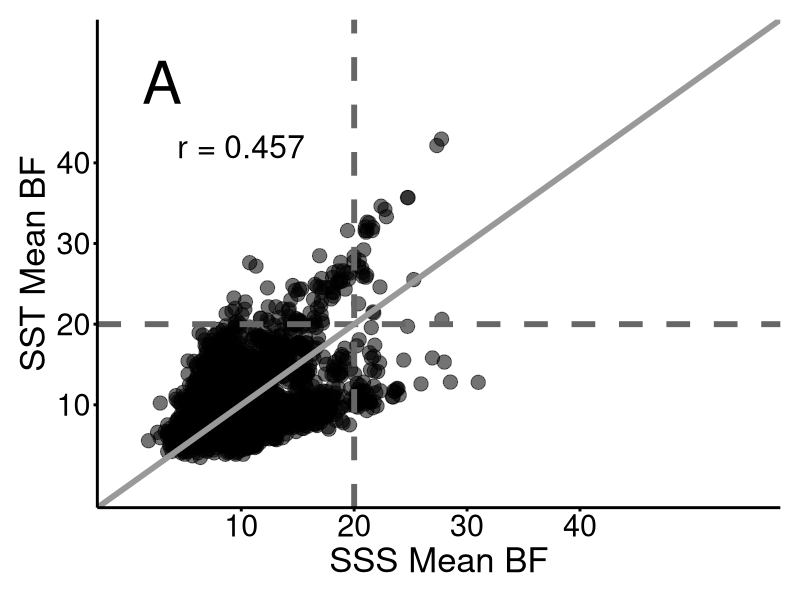
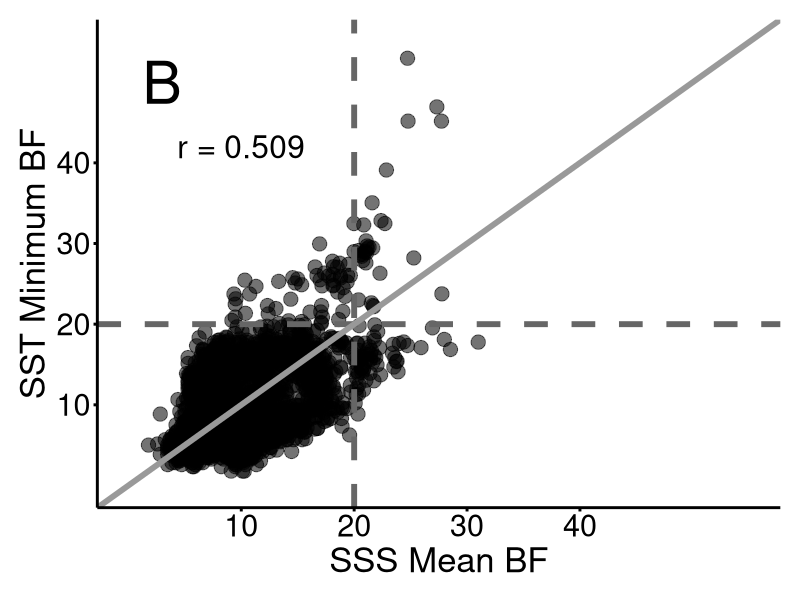
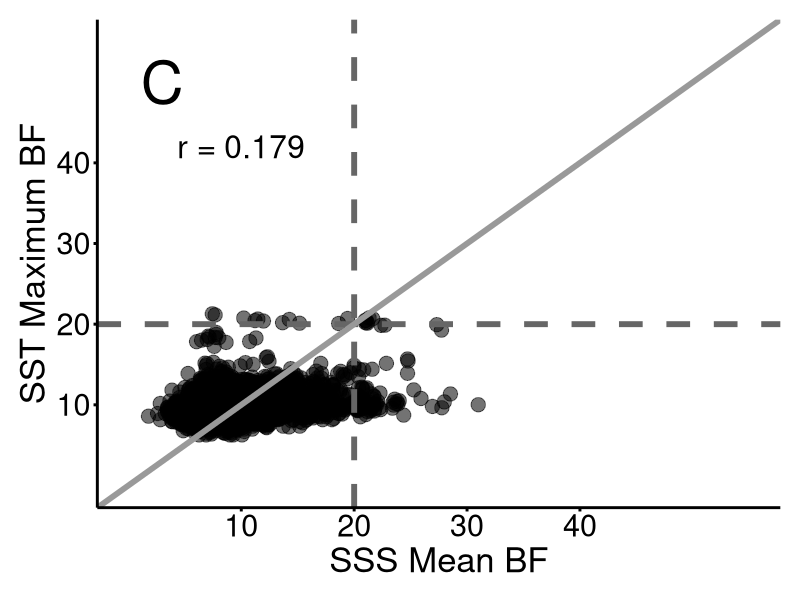
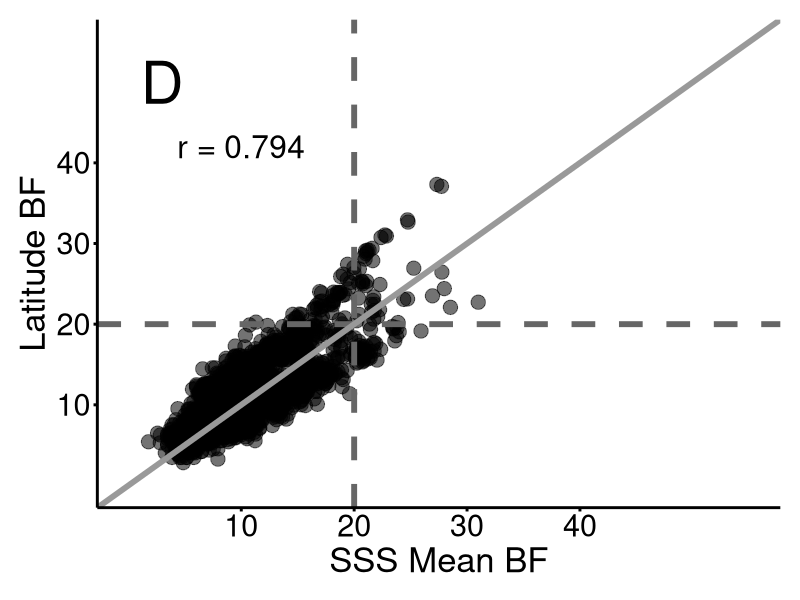
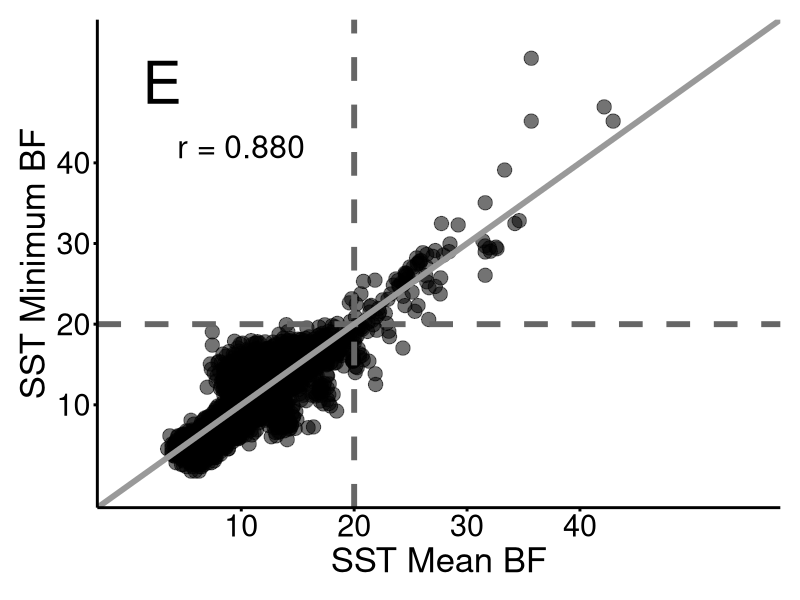
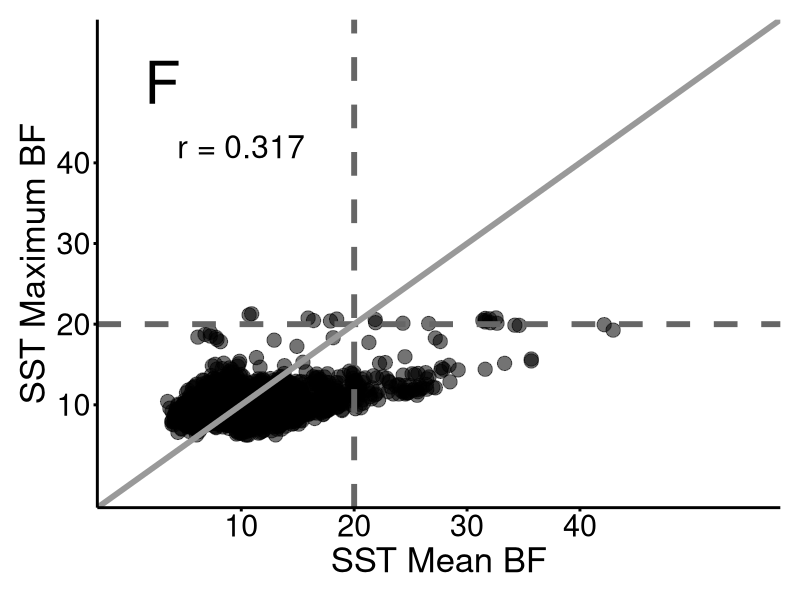
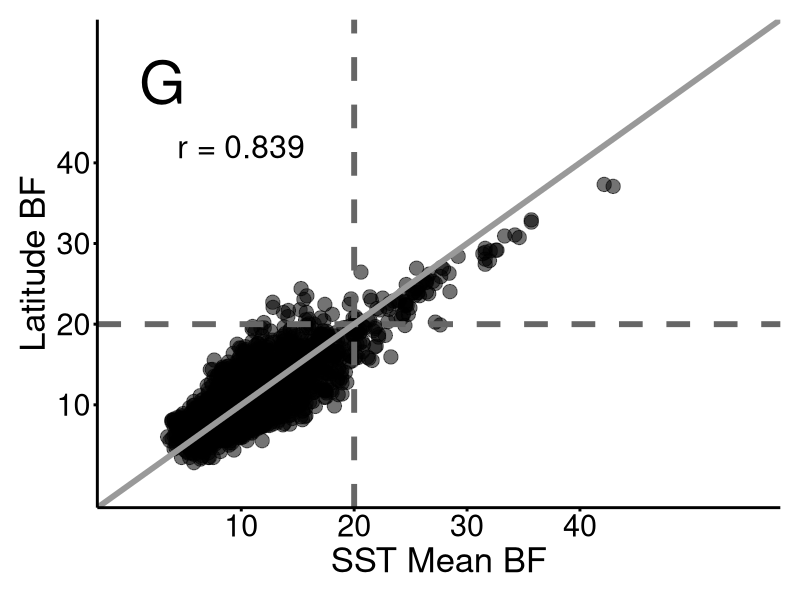
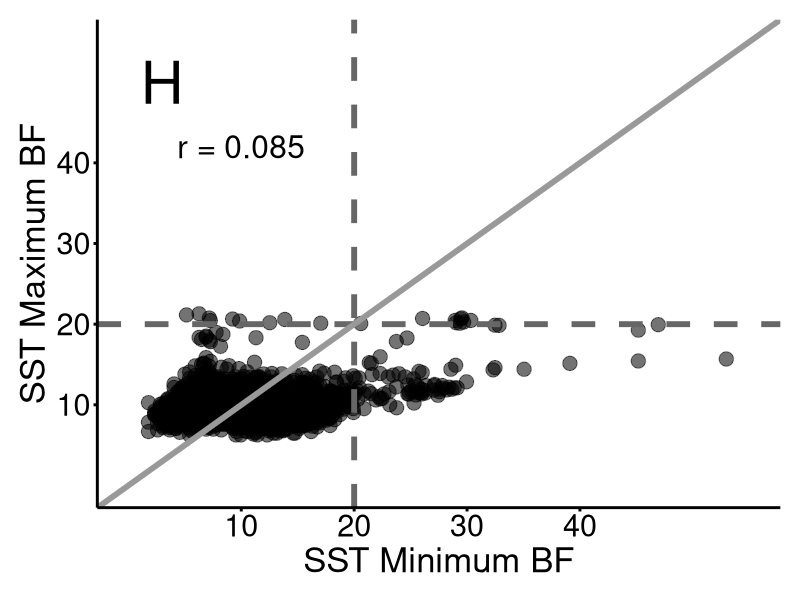

The R script that drew these images, in order: (Note: this script raises an error after producing the figures.)
############################################# Script for creating Bayes Factors Correlation Plots #################################################

#includes BFs v. BFs plots for different environmental variables
#includes BFs v. XtX plots for different environmental variables

#################################################################################################################################################

######## Set-up ########

#set working directory
setwd("C:/Users/rclar/Dropbox/Pinsky_Lab/Transcriptome_Proj/R_scripts/A_clarkii_transcriptomics/")
getwd()

remove(list = ls())

#load libraries
library(readr) #v.2.1.4
library(tidyverse) #v.2.0.0
library(gridExtra) #v.2.3

#read in data
BFs <- read_csv("Data/BF_total_mac2.csv", col_names = TRUE)

################################################################################################################################################

######## BFs scatter plots ########

#correlation statistics
SSSMean_SSTMean_r <- cor(BFs$SSS_Mean, BFs$SST_Mean) #mac2 = 0.457, mac1 = 0.413
SSSMean_SSTMin_r <- cor(BFs$SSS_Mean, BFs$SST_Min) #mac2 = 0.509, mac1 = 0.459
SSSMean_SSTMax_r <- cor(BFs$SSS_Mean, BFs$SST_Max) #mac2 = 0.179, mac1 = 0.123
SSSMean_Lat_r <- cor(BFs$SSS_Mean, BFs$Lat) #mac2 = 0.794, mac1 = 0.753
SSTMean_SSTMin_r <- cor(BFs$SST_Mean, BFs$SST_Min) #mac2 = 0.880, mac1 = 0.756
SSTMean_SSTMax_r <- cor(BFs$SST_Mean, BFs$SST_Max) #mac2 = 0.317, mac1 = 0.208
SSTMean_Lat_r <- cor(BFs$SST_Mean, BFs$Lat) #mac2 = 0.839, mac1 = 0.798
SSTMin_SSTMax_r <- cor(BFs$SST_Min, BFs$SST_Max) #mac2 = 0.085, mac1 = -0.015
SSTMin_Lat_r <- cor(BFs$SST_Min, BFs$Lat) #mac2 = 0.822, mac1 = 0.716
SSTMax_Lat_r <- cor(BFs$SST_Max, BFs$Lat) #mac2 = 0.281, mac1 = 0.200

#SSSmean v. SSTmean plot
SSSmean_SSTmean_plot <- ggplot(data = BFs, aes(x = SSS_Mean, y = SST_Mean)) + geom_point(aes(size = 0.5, alpha = 0.1)) + 
  geom_hline(yintercept = 20, size = 2, linetype = "dashed", color = "#666666") + 
  geom_vline(xintercept = 20, size = 2, linetype = "dashed", color = "#666666") + 
  geom_abline(intercept = 0, slope = 1, size = 2, color = "#999999") + 
  annotate("text", x = 10, y = 42, label = "r = 0.457", size = 8) + 
  annotate("text", x = 3, y = 50, label = "A", size = 15)
SSSmean_SSTmean_annotated_plot <- SSSmean_SSTmean_plot + labs(x = "SSS Mean BF", y = "SST Mean BF") + 
  theme_bw() + scale_y_continuous(limits = c(0, 55), breaks = c(10, 20, 30, 40)) + 
  scale_x_continuous(limits = c(0, 55), breaks = c(10, 20, 30, 40)) + 
  theme(panel.border = element_blank(), panel.grid.major = element_blank(), panel.grid.minor = element_blank(), 
        axis.line = element_line(size = 1), axis.ticks = element_line(color = "black", size = 1), 
        axis.text = element_text(size = 22, color = "black"), axis.title = element_text(size = 25), 
        legend.position = "none", plot.margin = unit(c(.5,.5,.5,.5), "cm"))
SSSmean_SSTmean_annotated_plot

#SSSmean v. SSTmin plot
SSSmean_SSTmin_plot <- ggplot(data = BFs, aes(x = SSS_Mean, y = SST_Min)) + geom_point(aes(size = 0.5, alpha = 0.1)) + 
  geom_hline(yintercept = 20, size = 2, linetype = "dashed", color = "#666666") + 
  geom_vline(xintercept = 20, size = 2, linetype = "dashed", color = "#666666") + 
  geom_abline(intercept = 0, slope = 1, size = 2, color = "#999999") + 
  annotate("text", x = 10, y = 42, label = "r = 0.509", size = 8) + 
  annotate("text", x = 3, y = 50, label = "B", size = 15)
SSSmean_SSTmin_annotated_plot <- SSSmean_SSTmin_plot + labs(x = "SSS Mean BF", y = "SST Minimum BF") + 
  theme_bw() + scale_y_continuous(limits = c(0, 55), breaks = c(10, 20, 30, 40)) + 
  scale_x_continuous(limits = c(0, 55), breaks = c(10, 20, 30, 40)) + 
  theme(panel.border = element_blank(), panel.grid.major = element_blank(), panel.grid.minor = element_blank(), 
        axis.line = element_line(size = 1), axis.ticks = element_line(color = "black", size = 1), 
        axis.text = element_text(size = 22, color = "black"), axis.title = element_text(size = 25), 
        legend.position = "none", plot.margin = unit(c(.5,.5,.5,.5), "cm"))
SSSmean_SSTmin_annotated_plot

#SSSmean v. SSTmax plot
SSSmean_SSTmax_plot <- ggplot(data = BFs, aes(x = SSS_Mean, y = SST_Max)) + geom_point(aes(size = 0.5, alpha = 0.1)) + 
  geom_hline(yintercept = 20, size = 2, linetype = "dashed", color = "#666666") + 
  geom_vline(xintercept = 20, size = 2, linetype = "dashed", color = "#666666") + 
  geom_abline(intercept = 0, slope = 1, size = 2, color = "#999999") + 
  annotate("text", x = 10, y = 42, label = "r = 0.179", size = 8) + 
  annotate("text", x = 3, y = 50, label = "C", size = 15)
SSSmean_SSTmax_annotated_plot <- SSSmean_SSTmax_plot + labs(x = "SSS Mean BF", y = "SST Maximum BF") + 
  theme_bw() + scale_y_continuous(limits = c(0, 55), breaks = c(10, 20, 30, 40)) + 
  scale_x_continuous(limits = c(0, 55), breaks = c(10, 20, 30, 40)) + 
  theme(panel.border = element_blank(), panel.grid.major = element_blank(), panel.grid.minor = element_blank(), 
        axis.line = element_line(size = 1), axis.ticks = element_line(color = "black", size = 1), 
        axis.text = element_text(size = 22, color = "black"), axis.title = element_text(size = 25), 
        legend.position = "none", plot.margin = unit(c(.5,.5,.5,.5), "cm"))
SSSmean_SSTmax_annotated_plot

#SSSmean v. Lat plot
SSSmean_Lat_plot <- ggplot(data = BFs, aes(x = SSS_Mean, y = Lat)) + geom_point(aes(size = 0.5, alpha = 0.1)) + 
  geom_hline(yintercept = 20, size = 2, linetype = "dashed", color = "#666666") + 
  geom_vline(xintercept = 20, size = 2, linetype = "dashed", color = "#666666") + 
  geom_abline(intercept = 0, slope = 1, size = 2, color = "#999999") + 
  annotate("text", x = 10, y = 42, label = "r = 0.794", size = 8) + 
  annotate("text", x = 3, y = 50, label = "D", size = 15)
SSSmean_Lat_annotated_plot <- SSSmean_Lat_plot + labs(x = "SSS Mean BF", y = "Latitude BF") + 
  theme_bw() + scale_y_continuous(limits = c(0, 55), breaks = c(10, 20, 30, 40)) + 
  scale_x_continuous(limits = c(0, 55), breaks = c(10, 20, 30, 40)) + 
  theme(panel.border = element_blank(), panel.grid.major = element_blank(), panel.grid.minor = element_blank(), 
        axis.line = element_line(size = 1), axis.ticks = element_line(color = "black", size = 1), 
        axis.text = element_text(size = 22, color = "black"), axis.title = element_text(size = 25), 
        legend.position = "none", plot.margin = unit(c(.5,.5,.5,.5), "cm"))
SSSmean_Lat_annotated_plot

#SSTmean v. SSTmin plot
SSTmean_SSTmin_plot <- ggplot(data = BFs, aes(x = SST_Mean, y = SST_Min)) + geom_point(aes(size = 0.5, alpha = 0.1)) + 
  geom_hline(yintercept = 20, size = 2, linetype = "dashed", color = "#666666") + 
  geom_vline(xintercept = 20, size = 2, linetype = "dashed", color = "#666666") + 
  geom_abline(intercept = 0, slope = 1, size = 2, color = "#999999") + 
  annotate("text", x = 10, y = 42, label = "r = 0.880", size = 8) + 
  annotate("text", x = 3, y = 50, label = "E", size = 15)
SSTmean_SSTmin_annotated_plot <- SSTmean_SSTmin_plot + labs(x = "SST Mean BF", y = "SST Minimum BF") + 
  theme_bw() + scale_y_continuous(limits = c(0, 55), breaks = c(10, 20, 30, 40)) + 
  scale_x_continuous(limits = c(0, 55), breaks = c(10, 20, 30, 40)) + 
  theme(panel.border = element_blank(), panel.grid.major = element_blank(), panel.grid.minor = element_blank(), 
        axis.line = element_line(size = 1), axis.ticks = element_line(color = "black", size = 1), 
        axis.text = element_text(size = 22, color = "black"), axis.title = element_text(size = 25), 
        legend.position = "none", plot.margin = unit(c(.5,.5,.5,.5), "cm"))
SSTmean_SSTmin_annotated_plot

#SSTmean v. SSTmax plot
SSTmean_SSTmax_plot <- ggplot(data = BFs, aes(x = SST_Mean, y = SST_Max)) + geom_point(aes(size = 0.5, alpha = 0.1)) + 
  geom_hline(yintercept = 20, size = 2, linetype = "dashed", color = "#666666") + 
  geom_vline(xintercept = 20, size = 2, linetype = "dashed", color = "#666666") + 
  geom_abline(intercept = 0, slope = 1, size = 2, color = "#999999") + 
  annotate("text", x = 10, y = 42, label = "r = 0.317", size = 8) + 
  annotate("text", x = 3, y = 50, label = "F", size = 15)
SSTmean_SSTmax_annotated_plot <- SSTmean_SSTmax_plot + labs(x = "SST Mean BF", y = "SST Maximum BF") + 
  theme_bw() + scale_y_continuous(limits = c(0, 55), breaks = c(10, 20, 30, 40)) + 
  scale_x_continuous(limits = c(0, 55), breaks = c(10, 20, 30, 40)) + 
  theme(panel.border = element_blank(), panel.grid.major = element_blank(), panel.grid.minor = element_blank(), 
        axis.line = element_line(size = 1), axis.ticks = element_line(color = "black", size = 1), 
        axis.text = element_text(size = 22, color = "black"), axis.title = element_text(size = 25), 
        legend.position = "none", plot.margin = unit(c(.5,.5,.5,.5), "cm"))
SSTmean_SSTmax_annotated_plot

#SSTmean v. Lat plot
SSTmean_Lat_plot <- ggplot(data = BFs, aes(x = SST_Mean, y = Lat)) + geom_point(aes(size = 0.5, alpha = 0.1)) + 
  geom_hline(yintercept = 20, size = 2, linetype = "dashed", color = "#666666") + 
  geom_vline(xintercept = 20, size = 2, linetype = "dashed", color = "#666666") + 
  geom_abline(intercept = 0, slope = 1, size = 2, color = "#999999") + 
  annotate("text", x = 10, y = 42, label = "r = 0.839", size = 8) + 
  annotate("text", x = 3, y = 50, label = "G", size = 15)
SSTmean_Lat_annotated_plot <- SSTmean_Lat_plot + labs(x = "SST Mean BF", y = "Latitude BF") + 
  theme_bw() + scale_y_continuous(limits = c(0, 55), breaks = c(10, 20, 30, 40)) + 
  scale_x_continuous(limits = c(0, 55), breaks = c(10, 20, 30, 40)) + 
  theme(panel.border = element_blank(), panel.grid.major = element_blank(), panel.grid.minor = element_blank(), 
        axis.line = element_line(size = 1), axis.ticks = element_line(color = "black", size = 1), 
        axis.text = element_text(size = 22, color = "black"), axis.title = element_text(size = 25), 
        legend.position = "none", plot.margin = unit(c(.5,.5,.5,.5), "cm"))
SSTmean_Lat_annotated_plot

#SSTmin v. SSTmax plot
SSTmin_SSTmax_plot <- ggplot(data = BFs, aes(x = SST_Min, y = SST_Max)) + geom_point(aes(size = 0.5, alpha = 0.1)) + 
  geom_hline(yintercept = 20, size = 2, linetype = "dashed", color = "#666666") + 
  geom_vline(xintercept = 20, size = 2, linetype = "dashed", color = "#666666") + 
  geom_abline(intercept = 0, slope = 1, size = 2, color = "#999999") + 
  annotate("text", x = 10, y = 42, label = "r = 0.085", size = 8) + 
  annotate("text", x = 3, y = 50, label = "H", size = 15)
SSTmin_SSTmax_annotated_plot <- SSTmin_SSTmax_plot + labs(x = "SST Minimum BF", y = "SST Maximum BF") + 
  theme_bw() + scale_y_continuous(limits = c(0, 55), breaks = c(10, 20, 30, 40)) + 
  scale_x_continuous(limits = c(0, 55), breaks = c(10, 20, 30, 40)) + 
  theme(panel.border = element_blank(), panel.grid.major = element_blank(), panel.grid.minor = element_blank(), 
        axis.line = element_line(size = 1), axis.ticks = element_line(color = "black", size = 1), 
        axis.text = element_text(size = 22, color = "black"), axis.title = element_text(size = 25), 
        legend.position = "none", plot.margin = unit(c(.5,.5,.5,.5), "cm"))
SSTmin_SSTmax_annotated_plot

#SSTmin v. Lat plot
SSTmin_Lat_plot <- ggplot(data = BFs, aes(x = SST_Min, y = Lat)) + geom_point(aes(size = 0.5, alpha = 0.1)) + 
  geom_hline(yintercept = 20, size = 2, linetype = "dashed", color = "#666666") + 
  geom_vline(xintercept = 20, size = 2, linetype = "dashed", color = "#666666") + 
  geom_abline(intercept = 0, slope = 1, size = 2, color = "#999999") + 
  annotate("text", x = 10, y = 42, label = "r = 0.822", size = 8) + 
  annotate("text", x = 3, y = 50, label = "I", size = 15)
SSTmin_Lat_annotated_plot <- SSTmin_Lat_plot + labs(x = "SST Minimum BF", y = "Latitude BF") + 
  theme_bw() + scale_y_continuous(limits = c(0, 55), breaks = c(10, 20, 30, 40)) + 
  scale_x_continuous(limits = c(0, 55), breaks = c(10, 20, 30, 40)) + 
  theme(panel.border = element_blank(), panel.grid.major = element_blank(), panel.grid.minor = element_blank(), 
        axis.line = element_line(size = 1), axis.ticks = element_line(color = "black", size = 1), 
        axis.text = element_text(size = 22, color = "black"), axis.title = element_text(size = 25), 
        legend.position = "none", plot.margin = unit(c(.5,.5,.5,.5), "cm"))
SSTmin_Lat_annotated_plot

#SSTmax v. Lat plot
SSTmax_Lat_plot <- ggplot(data = BFs, aes(x = SST_Max, y = Lat)) + geom_point(aes(size = 0.5, alpha = 0.1)) + 
  geom_hline(yintercept = 20, size = 2, linetype = "dashed", color = "#666666") + 
  geom_vline(xintercept = 20, size = 2, linetype = "dashed", color = "#666666") + 
  geom_abline(intercept = 0, slope = 1, size = 2, color = "#999999") + 
  annotate("text", x = 10, y = 42, label = "r = 0.281", size = 8) + 
  annotate("text", x = 3, y = 50, label = "J", size = 15)
SSTmax_Lat_annotated_plot <- SSTmax_Lat_plot + labs(x = "SST Maximum BF", y = "Latitude BF") + 
  theme_bw() + scale_y_continuous(limits = c(0, 55), breaks = c(10, 20, 30, 40)) + 
  scale_x_continuous(limits = c(0, 55), breaks = c(10, 20, 30, 40)) + 
  theme(panel.border = element_blank(), panel.grid.major = element_blank(), panel.grid.minor = element_blank(), 
        axis.line = element_line(size = 1), axis.ticks = element_line(color = "black", size = 1), 
        axis.text = element_text(size = 22, color = "black"), axis.title = element_text(size = 25), 
        legend.position = "none", plot.margin = unit(c(.5,.5,.5,.5), "cm"))
SSTmax_Lat_annotated_plot

BF_correlation_all_plot <- grid.arrange(SSSmean_SSTmean_annotated_plot, SSSmean_SSTmin_annotated_plot, 
                                       SSSmean_SSTmax_annotated_plot, SSSmean_Lat_annotated_plot, 
                                       SSTmean_SSTmin_annotated_plot, SSTmean_SSTmax_annotated_plot, 
                                       SSTmean_Lat_annotated_plot, SSTmin_SSTmax_annotated_plot, 
                                       SSTmin_Lat_annotated_plot, SSTmax_Lat_annotated_plot, ncol = 3)
BF_correlation_all_plot

###############################################################################################################################################

######## BF v. XtX scatter plots ########

#SSSmean v. XtX plot
SSSmean_XtX_plot <- ggplot(data = BFs, aes(x = SSS_Mean, y = M_XtX, color = Outlier_Status, shape = Outlier_Status)) + 
  annotate("rect", xmin = 20, xmax = Inf, ymin = 6.03, ymax = Inf, fill = "darkolivegreen", alpha = 0.4) + 
  geom_hline(yintercept = 6.03, size = 1.5, color = "#000000", linetype = "dashed") + 
  geom_vline(xintercept = 20, size = 1.5, color = "#000000", linetype = "dashed") + 
  geom_point(size = 8, alpha = 0.65) + 
  annotate("text", x = 3, y = 24, label = "A", size = 15) + 
  scale_color_manual(values = c("#999999", "#000000"), labels = c("Non-Outlier", "Outlier")) + 
  scale_shape_manual(values = c(19, 17), labels = c("Non-Outlier", "Outlier")) + 
  guides(alpha = FALSE, size = FALSE, color = guide_legend(override.aes = list(size = 8)))
SSSmean_XtX_annotated_plot <- SSSmean_XtX_plot + labs(x = "SSS Mean BF (dB)", y = "XtX") + 
  theme_bw() + scale_y_continuous(limits = c(0, 25)) + scale_x_continuous(limits = c(0, 55)) + 
  theme(panel.border = element_blank(), panel.grid.major = element_blank(), panel.grid.minor = element_blank(), 
        axis.line = element_line(size = 1), axis.ticks = element_line(color = "black", size = 1), 
        axis.text = element_text(size = 28, color = "black"), axis.title = element_text(size = 30), 
        legend.position = "none", plot.margin = unit(c(.5,.5,.75,.5), "cm"), legend.text = element_text(size = 26), 
        legend.title = element_blank())
SSSmean_XtX_annotated_plot

#SSTmean v. XtX plot
SSTmean_XtX_plot <- ggplot(data = BFs, aes(x = SST_Mean, y = M_XtX, color = Outlier_Status, shape = Outlier_Status)) + 
  annotate("rect", xmin = 20, xmax = Inf, ymin = 6.03, ymax = Inf, fill = "darkolivegreen", alpha = 0.4) + 
  geom_hline(yintercept = 6.03, size = 1.5, color = "#000000", linetype = "dashed") + 
  geom_vline(xintercept = 20, size = 1.5, color = "#000000", linetype = "dashed") + 
  geom_point(size = 8, alpha = 0.65) + 
  annotate("text", x = 3, y = 24, label = "B", size = 15) + 
  scale_color_manual(values = c("#999999", "#000000"), labels = c("Non-Outlier", "Outlier")) + 
  scale_shape_manual(values = c(19, 17), labels = c("Non-Outlier", "Outlier")) + 
  guides(alpha = FALSE, size = FALSE, color = guide_legend(override.aes = list(size = 8)))
SSTmean_XtX_annotated_plot <- SSTmean_XtX_plot + labs(x = "SST Mean BF (dB)", y = "XtX") + 
  theme_bw() + scale_y_continuous(limits = c(0, 25)) + scale_x_continuous(limits = c(0, 55)) + 
  theme(panel.border = element_blank(), panel.grid.major = element_blank(), panel.grid.minor = element_blank(), 
        axis.line = element_line(size = 1), axis.ticks = element_line(color = "black", size = 1), 
        axis.text = element_text(size = 28, color = "black"), axis.title = element_text(size = 30), 
        legend.position = "none", plot.margin = unit(c(.5,.5,.75,.5), "cm"), legend.text = element_text(size = 26), 
        legend.title = element_blank())
SSTmean_XtX_annotated_plot

#SSTmin v. XtX plot
SSTmin_XtX_plot <- ggplot(data = BFs, aes(x = SST_Min, y = M_XtX, color = Outlier_Status, shape = Outlier_Status)) + 
  annotate("rect", xmin = 20, xmax = Inf, ymin = 6.03, ymax = Inf, fill = "darkolivegreen", alpha = 0.4) + 
  geom_hline(yintercept = 6.03, size = 1.5, color = "#000000", linetype = "dashed") + 
  geom_vline(xintercept = 20, size = 1.5, color = "#000000", linetype = "dashed") + 
  geom_point(size = 8, alpha = 0.65) + 
  annotate("text", x = 3, y = 24, label = "C", size = 15) + 
  scale_color_manual(values = c("#999999", "#000000"), labels = c("Non-Outlier", "Outlier")) + 
  scale_shape_manual(values = c(19, 17), labels = c("Non-Outlier", "Outlier")) + 
  guides(alpha = FALSE, size = FALSE, color = guide_legend(override.aes = list(size = 8)))
SSTmin_XtX_annotated_plot <- SSTmin_XtX_plot + labs(x = "SST Min BF (dB)", y = "XtX") + 
  theme_bw() + scale_y_continuous(limits = c(0, 25)) + scale_x_continuous(limits = c(0, 55)) + 
  theme(panel.border = element_blank(), panel.grid.major = element_blank(), panel.grid.minor = element_blank(), 
        axis.line = element_line(size = 1), axis.ticks = element_line(color = "black", size = 1), 
        axis.text = element_text(size = 28, color = "black"), axis.title = element_text(size = 30), 
        legend.position = "none", plot.margin = unit(c(.5,.5,.75,.5), "cm"), legend.text = element_text(size = 26), 
        legend.title = element_blank())
SSTmin_XtX_annotated_plot

#SSTmax v. XtX plot
SSTmax_XtX_plot <- ggplot(data = BFs, aes(x = SST_Max, y = M_XtX, color = Outlier_Status, shape = Outlier_Status)) + 
  annotate("rect", xmin = 20, xmax = Inf, ymin = 6.03, ymax = Inf, fill = "darkolivegreen", alpha = 0.4) + 
  geom_hline(yintercept = 6.03, size = 1.5, color = "#000000", linetype = "dashed") + 
  geom_vline(xintercept = 20, size = 1.5, color = "#000000", linetype = "dashed") + 
  geom_point(size = 8, alpha = 0.65) + 
  annotate("text", x = 3, y = 24, label = "D", size = 15) + 
  scale_color_manual(values = c("#999999", "#000000"), labels = c("Non-Outlier", "Outlier")) + 
  scale_shape_manual(values = c(19, 17), labels = c("Non-Outlier", "Outlier")) + 
  guides(alpha = FALSE, size = FALSE, color = guide_legend(override.aes = list(size = 8)))
SSTmax_XtX_annotated_plot <- SSTmax_XtX_plot + labs(x = "SST Max BF (dB)", y = "XtX") + 
  theme_bw() + scale_y_continuous(limits = c(0, 25)) + scale_x_continuous(limits = c(0, 55)) + 
  theme(panel.border = element_blank(), panel.grid.major = element_blank(), panel.grid.minor = element_blank(), 
        axis.line = element_line(size = 1), axis.ticks = element_line(color = "black", size = 1), 
        axis.text = element_text(size = 28, color = "black"), axis.title = element_text(size = 30), 
        legend.position = "none", plot.margin = unit(c(.5,.5,.75,.5), "cm"), legend.text = element_text(size = 26), 
        legend.title = element_blank())
SSTmax_XtX_annotated_plot

#Lat v. XtX plot
Lat_XtX_plot <- ggplot(data = BFs, aes(x = Lat, y = M_XtX, color = Outlier_Status, shape = Outlier_Status)) + 
  annotate("rect", xmin = 20, xmax = Inf, ymin = 6.03, ymax = Inf, fill = "darkolivegreen", alpha = 0.4) + 
  geom_hline(yintercept = 6.03, size = 1.5, color = "#000000", linetype = "dashed") + 
  geom_vline(xintercept = 20, size = 1.5, color = "#000000", linetype = "dashed") + 
  geom_point(size = 8, alpha = 0.65) + 
  annotate("text", x = 3, y = 24, label = "E", size = 15) + 
  scale_color_manual(values = c("#999999", "#000000"), labels = c("Non-Outlier", "Outlier")) + 
  scale_shape_manual(values = c(19, 17), labels = c("Non-Outlier", "Outlier")) + 
  guides(alpha = FALSE, size = FALSE, color = guide_legend(override.aes = list(size = 8)))
Lat_XtX_annotated_plot <- Lat_XtX_plot + labs(x = "Latitude BF (dB)", y = "XtX") + 
  theme_bw() + scale_y_continuous(limits = c(0, 25)) + scale_x_continuous(limits = c(0, 55)) + 
  theme(panel.border = element_blank(), panel.grid.major = element_blank(), panel.grid.minor = element_blank(), 
        axis.line = element_line(size = 1), axis.ticks = element_line(color = "black", size = 1), 
        axis.text = element_text(size = 28, color = "black"), axis.title = element_text(size = 30), 
        legend.position = "none", plot.margin = unit(c(.5,.5,.75,.5), "cm"), legend.text = element_text(size = 26), 
        legend.title = element_blank())
Lat_XtX_annotated_plot


BF_XtX_all_plot <- grid.arrange(SSSmean_XtX_annotated_plot, SSTmean_XtX_annotated_plot, 
                                SSTmin_XtX_annotated_plot, SSTmax_XtX_annotated_plot, 
                                Lat_XtX_annotated_plot, ncol = 3)
BF_XtX_all_plot
